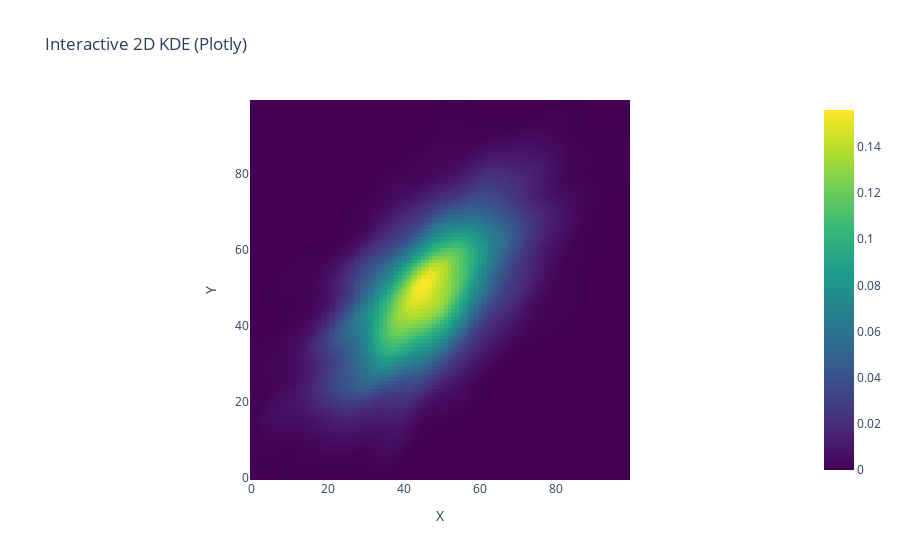

Notebook code for this chart:
### Markdown cell above
### Step 2: Plot using Plotly

### Code cell
import plotly.express as px

fig = px.imshow(
    density.T,
    origin="lower",
    color_continuous_scale="Viridis",
    title="Interactive 2D KDE (Plotly)"
)

fig.update_layout(
    xaxis=dict(title="X"),
    yaxis=dict(title="Y")
)

fig.show()

### Figure 1 — Plotly figure (JSON) as saved in the notebook; plotly's stock layout.template omitted (floating-point values rounded to 4 significant figures; data arrays with more than 128 entries replaced by an {"elided": "..."} marker saying what was removed)
{"data": [{"coloraxis": "coloraxis", "hovertemplate": "x: %{x}<br>y: %{y}<br>color: %{z}<extra></extra>", "name": "0", "type": "heatmap", "xaxis": "x", "yaxis": "y", "z": {"elided": "100x100 float values"}}], "layout": {"coloraxis": {"colorscale": [[0, "#440154"], [0.1111, "#482878"], [0.2222, "#3e4989"], [0.3333, "#31688e"], [0.4444, "#26828e"], [0.5556, "#1f9e89"], [0.6667, "#35b779"], [0.7778, "#6ece58"], [0.8889, "#b5de2b"], [1, "#fde725"]]}, "title": {"text": "Interactive 2D KDE (Plotly)"}, "xaxis": {"anchor": "y", "constrain": "domain", "domain": [0, 1], "scaleanchor": "y", "title": {"text": "X"}}, "yaxis": {"anchor": "x", "autorange": true, "constrain": "domain", "domain": [0, 1], "title": {"text": "Y"}}}}
